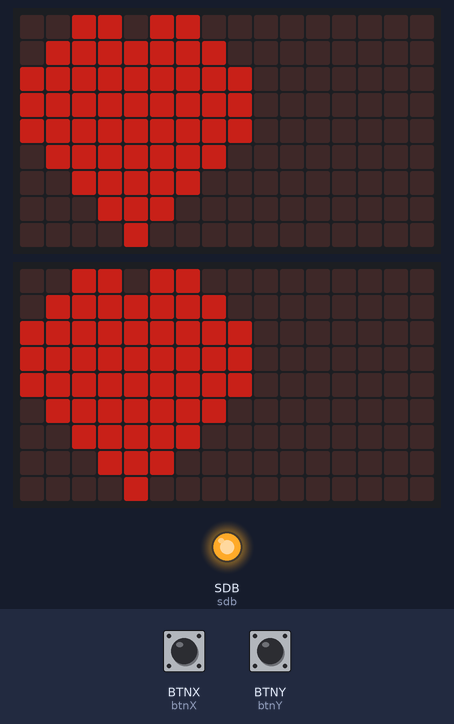
The program below on a simulated CircuitPython board. Parts: 2 × 16×9 LED matrix, output pins drawn as LEDs (lit = HIGH). The test bench sets the inputs (shaded band); at power-on: BTNX (btnX) HIGH, BTNY (btnY) HIGH. Dim RGB values are drawn brighter than linear.

Above: at 0.1 s.
At 0.88 s:
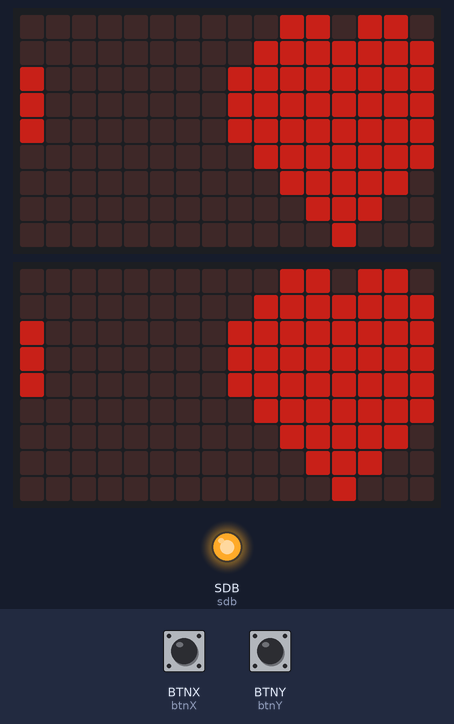

The program:

heart.py
```python
import board
import time
from digitalio import DigitalInOut, Direction, Pull
import busio
import adafruit_framebuf
import adafruit_is31fl3731


def initial():
    # configure I2C
    i2c = busio.I2C(board.SCL, board.SDA)

    # turn on LED drivers
    sdb = DigitalInOut(board.SDB)
    sdb.direction = Direction.OUTPUT
    sdb.value = True

    # set up the two LED drivers
    display = adafruit_is31fl3731.Matrix(i2c, address=0x74)
    display2 = adafruit_is31fl3731.Matrix(i2c, address=0x77)

    # Create a framebuffer for our display
    buf = bytearray(64)  # 2 bytes tall x 32 wide = 64 bytes (9 bits is 2 bytes)
    fb = adafruit_framebuf.FrameBuffer(
        buf, display.width*2, display.height, adafruit_framebuf.MVLSB
    )

    frame = 0  # start with frame 0

    # Buttons
    btnA = DigitalInOut(board.BTNA)
    btnA.pull = Pull.UP
    btnB = DigitalInOut(board.BTNB)
    btnB.pull = Pull.UP
    btnX = DigitalInOut(board.BTNX)
    btnX.pull = Pull.UP
    btnY = DigitalInOut(board.BTNY)
    btnY.pull = Pull.UP

    return(i2c, sdb, display, display2, buf, fb, frame, btnX, btnY)

def heart(display, display2, s, btnX, btnY):
    frames = []
    for i in range(8):
        frame = i
        display.frame(frame, show=False)
        display2.frame(frame, show=False)

        coords = [                  (2, 0), (3, 0),         (5, 0), (6, 0),
                            (1, 1), (2, 1), (3, 1), (4, 1), (5, 1), (6, 1), (7, 1),
                    (0, 2), (1, 2), (2, 2), (3, 2), (4, 2), (5, 2), (6, 2), (7, 2), (8, 2),
                    (0, 3), (1, 3), (2, 3), (3, 3), (4, 3), (5, 3), (6, 3), (7, 3), (8, 3),
                    (0, 4), (1, 4), (2, 4), (3, 4), (4, 4), (5, 4), (6, 4), (7, 4), (8, 4),
                            (1, 5), (2, 5), (3, 5), (4, 5), (5, 5), (6, 5), (7, 5),
                                    (2, 6), (3, 6), (4, 6), (5, 6), (6, 6),
                                            (3, 7), (4, 7), (5, 7),
                                                    (4, 8)]

        for x, y in coords:
            display.pixel((x+i*2)%16, y, s)
            display2.pixel((x+i*2)%16, y, s)

    direction = 1
    while True:
        if not btnX.value:
            direction = -1
        elif not btnY.value:
            direction = 1

        frame += direction
        display.frame(frame%8, show=True)
        display2.frame(frame%8, show=True)
        time.sleep(0.05)

if __name__ == '__main__':
    i2c, sdb, display, display2, buf, fb, frame, btnX, btnY = initial()
    heart(display, display2, 100, btnX, btnY)
```
